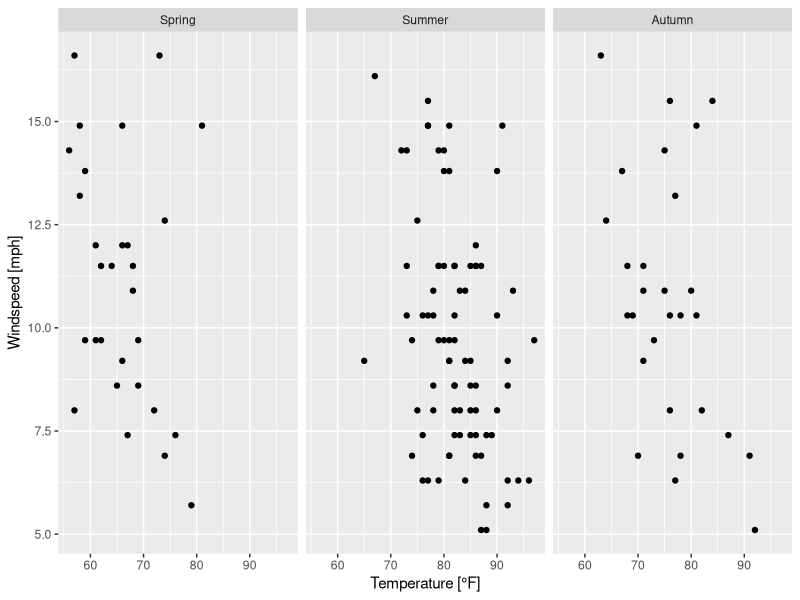
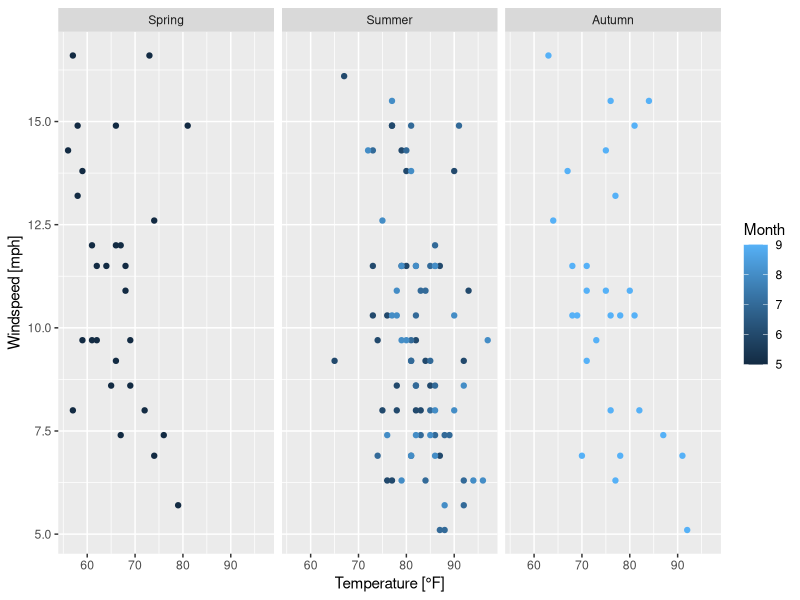
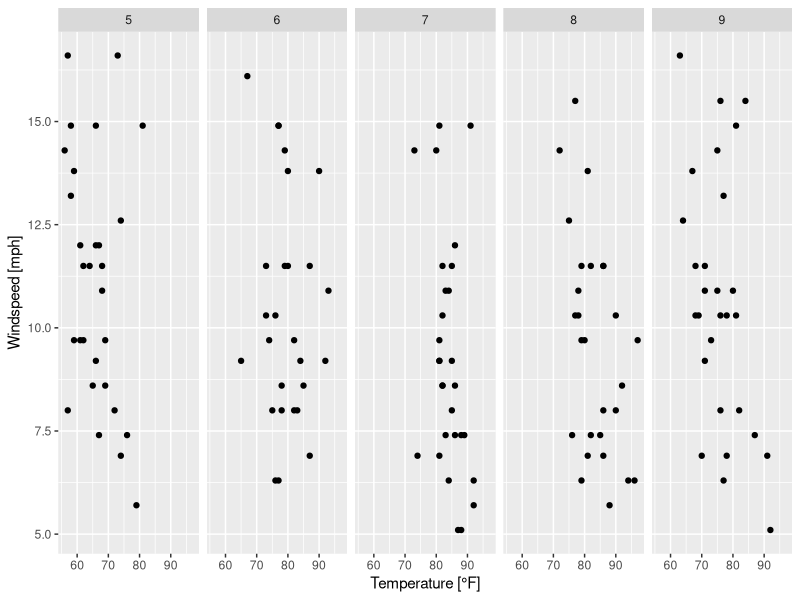
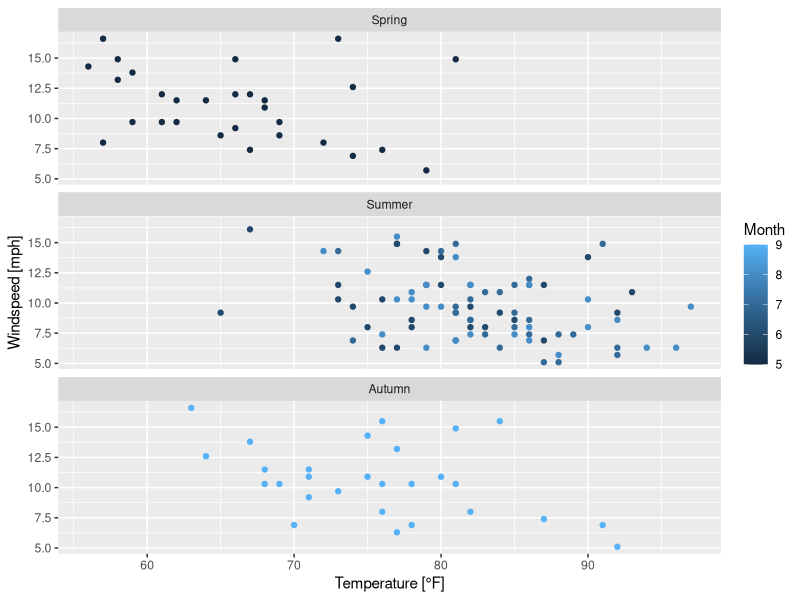
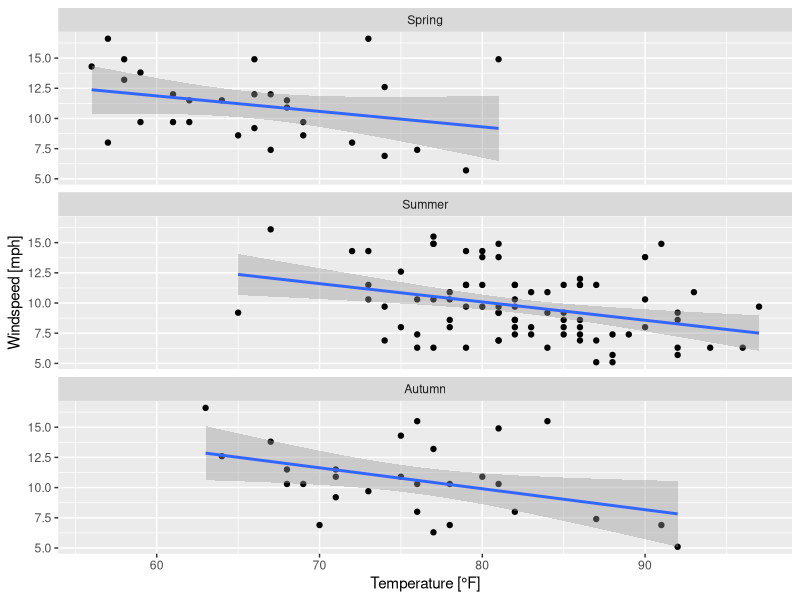
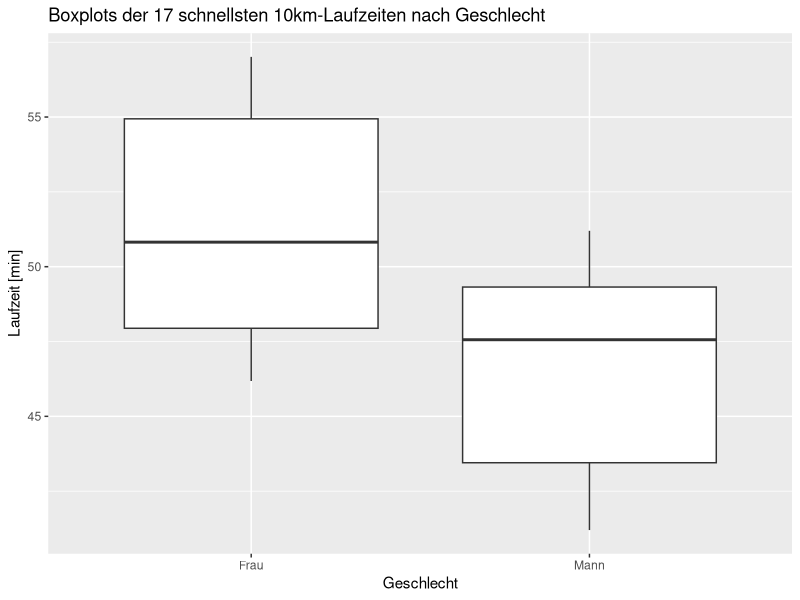

R code for these plots, in order:
## ---- chunk 1
knitr::opts_chunk$set(echo = FALSE, attr.source='.numberLines')
library(dplyr)
library(ggplot2)
## ---- chunk 2
    air_filter <- filter(airquality, Month %in% c(7:9), Temp >= 80)
    air_select <- select(air_filter, Solar.R, Wind, Temp, Month, Day)
    air_mutate <- mutate(air_select, Temp_C = (Temp - 32)*(5/9))
    air_arrange <- arrange(air_mutate, desc(Temp_C))
## ---- chunk 3
# Bewertungsvorschlag:
# für jeden Schritt: 1 P (4 * 1 P) = 4 P
# Schritte: 1. filtern der Monate, die Juli, August und September entsprechen und Temperaturen größer gleich 80 Grad Fahrenheit betragen
# 2. Variablen Solarstrahlung, Windgeschwindigkeit, Temperatur, Monat (numerisch) und Tag selektieren
# 3. eine Variable namens Temp_C hinzufügen, die die Temperatur in Grad Celsius beinhaltet (Transformation basierend auf der Variablen Temp; Umrechnung von Grad Fahrenheit in Grad Celsius)
# 4. absteigendes Sortieren nach Grad Celsius
## ---- chunk 4
    head(air_select)
## ---- chunk 5
# solution:
# select(- Ozone)
# air_select <- select(air_filter, -Ozone)
# Antwort (beschreiben in eigenen Worten) (indem nicht notiert wird, welche Variablen selektiert werden wie in a), sondern durch Angabe, welche Variablen nicht selektiert werden): 1 P
# Umsetzung: 1 P
# insgesamt: 2 P
## ---- chunk 6
# Bewertungsvorschlag (auf jede Funktion eingehen: jeweils 1 P) 2 P
# Anwendung jeder der beiden Funktionen: je 1 P (2 * 1 P = 2 P)
# insgesamt: 4 P
## ---- chunk 7
# solution:
# ggplot besteht aus Layern (ggplot wird "schichtweise" konstruiert, indem weitere Elemente des ggplots hinzugefügt werden) (Semantik), u.a. Layer werden über ein +-Zeichen miteinander verknüpft (Syntax)
# -> (Grammar of Graphics; siehe ggplot2 Cheat sheet)
# Semantik: 1 P
# Syntax: 1 P
# Datensatz (ggpplot()) und seine Variablen (siehe auch aesthetics): 1 P
# geoms: 1 P
# ästhetische Eigenschaften: 1 P
## ---- chunk 8
air_season <- airquality %>% # 1 P (Pipe-Operator: 0.5 P, Speicherung des gefilterten Datensatzes als air_season: 0.5 P)
  filter(Wind >= 5 & Wind <= 18) %>% # 1 P
  select(Wind, Temp, Month, Day) %>% # 1 P, alternativ (select (-c(Solar.R, Ozone)))
  mutate(Season = factor(Month, levels = c(5, 6, 7, 8, 9), labels = c("Spring", "Summer", "Summer", "Summer", "Autumn"), ordered = TRUE)) # ordered  = TRUE ist hier optional
# mutate mit factor: 1 P
# insgesamt: 4 P
## ---- chunk 9
air_season %>% # 1 P (data und Pipe-operator)
  ggplot(mapping = aes(x = Temp, y = Wind))+ # 1 P
  geom_point()+ # 1 P
  facet_grid(~Season)+ # 1 P
  xlab("Temperature [°F]")+ ylab("Windspeed [mph]") # je 0.5 P (1 P)
# insgesamt: 5 P
## ---- chunk 10
air_season %>% # 1 P
  ggplot(mapping = aes(x = Temp, y = Wind, color = Month))+ # 1.5 P
  geom_point()+ # 1 P
  facet_grid(~Season)+ # 1 P 
  xlab("Temperature [°F]")+ ylab("Windspeed [mph]") # 1 P
# insgesamt: 5.5 P
## ---- chunk 11
air_season %>% # 1 P
  ggplot(mapping = aes(x = Temp, y = Wind))+ # 1 P
  geom_point()+ # 1 P
  facet_grid(~Month)+ # 1 P
  xlab("Temperature [°F]")+ ylab("Windspeed [mph]") # 1 P
# insgesamt: 5 P
## ---- chunk 12
air_season %>% # 1 P
  ggplot(mapping = aes(x = Temp, y = Wind, color = Month))+ # 1.5 P
  geom_point()+ # 1 P
  facet_wrap(~Season, nrow = 3)+ # 1 P
  xlab("Temperature [°F]")+ ylab("Windspeed [mph]") # 1 P
# insgesamt: 5.5 P
## ---- chunk 13
air_season %>% # 1 P
  ggplot(mapping = aes(x = Temp, y = Wind))+ # 1 P
  geom_point()+ # 1 P
  geom_smooth(method = "lm")+ # 1 P
  facet_wrap(~Season, nrow = 3)+ # 1 P
  xlab("Temperature [°F]")+ ylab("Windspeed [mph]") # 1 P
# insgesamt: 6 P
## ---- chunk 14
# Median der Solarstrahlung für die Monate Juni, Juli und September, unter der Voraussetzung, dass Windgeschwindigkeit <= 19.1 mph beträgt
# 4 P 
## ---- chunk 15
# Zwischenschritte benennen: lineares Modell definieren (1 P) 
# und y-Achsenabschnitt und Steigung mittels abline() extrahieren: 1 P
air_lm <- lm(Wind ~ 1 + Temp, data = airquality) # 1 P
## ---- chunk 16
best_running_results <- data.frame("runnerName" = c("A.B.", "A.D.", "B.E.", "B.Z.", "C.E.", 
                                                "G.L.", "G.S.", "M.E.", "M.M.", "M.N.",
                                                "S.S.", "S.L.", "T.A.", "T.Al.", "T.R.",
                                                "U.B.", "V.U."),
                          "time" = c(41.20, 46.18, 44.20, 43.45, 46.42, 48.45, 51.13,
                                    41.54, 54.44, 56.44, 57.01, 47.56, 51.15, 49.32,
                                    48.12, 50.49, 51.20),
                          "man" = c(1, 0, 1, 1, 0, 0, 1, 1, 0, 0, 0, 1, 0, 1, 1, 0, 1),
                          "woman" = c(0, 1, 0, 0, 1, 1, 0, 0, 1, 1, 1, 0, 1, 0, 0, 1, 0))
## ---- chunk 17
knitr::kable(best_running_results, booktabs=T, caption="Laufergebnisse der besten 17 10km-Läufer:innen.", linesep = "") %>%
  kableExtra::kable_styling(latex_options = "hold_position")
## ---- chunk 18
best_running_results$achievement <-
  case_when(
    best_running_results$time <= 42 ~ "A",
    best_running_results$time > 42 & best_running_results$time <= 45 ~ "B",
    best_running_results$time > 45 & best_running_results$time <= 48 ~ "C",
    best_running_results$time > 48 & best_running_results$time <= 51 ~ "D",
    TRUE ~ "E"
  )

# case_when: 5 P
# weitere Spalte inklusive richtigem Namen: 1 P
# insgesamt: 6 P
## ---- chunk 19
best_running_results$gender <- ifelse(best_running_results$man == 1, "Mann", "Frau") 
# 2 P für Modifikation
## ---- chunk 20
best_lauf_boxplot <- best_running_results %>% # 0.5 P (Verwendung des Datensatzes)
ggplot(aes(x = gender, y = time))+ # 1 P
  geom_boxplot()+ # 1 P
  xlab("Geschlecht")+ # 0.5 P
  ylab("Laufzeit [min]")+ # 0.5 P
  ggtitle("Boxplots der 17 schnellsten 10km-Laufzeiten nach Geschlecht") #0.5 P

# Plot: 4 P 
# insgesamt: 6 P

best_lauf_boxplot
# ggplotly(best_lauf_boxplot)
